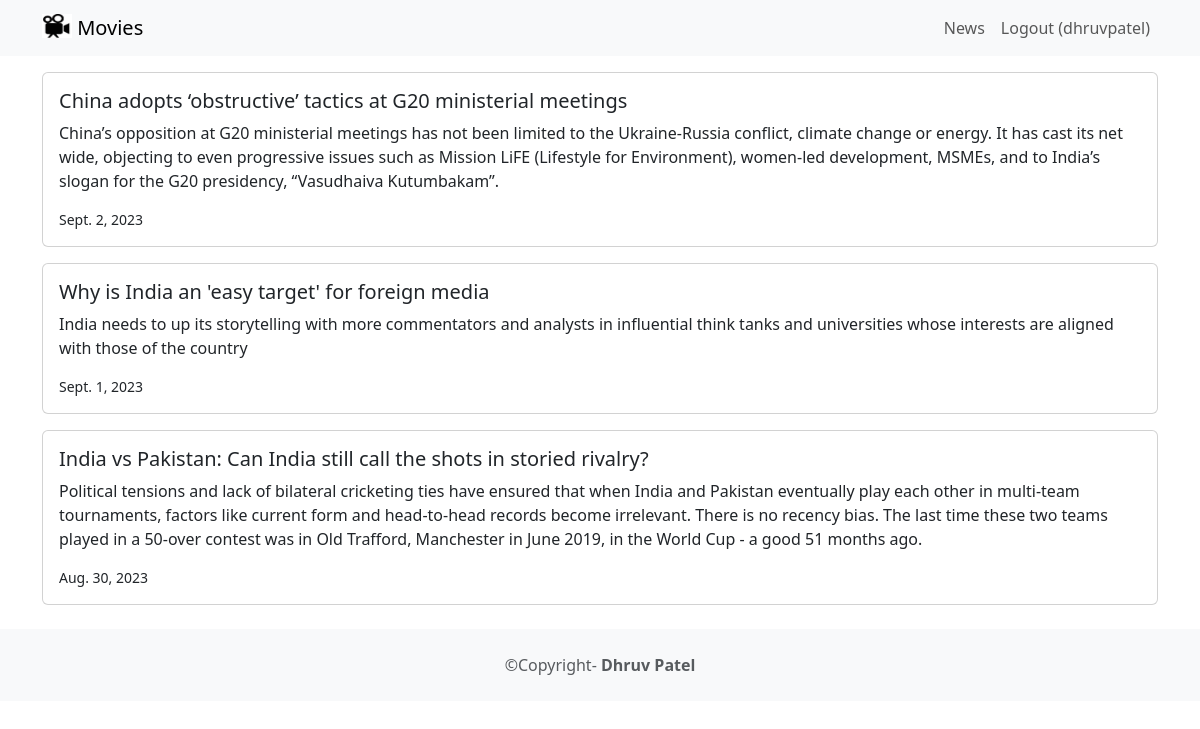
Page /news/ (signed in) on the committed database.
### news/models.py (models this page shows, shortened)
class News(models.Model):
    headline=models.CharField(max_length=100)
    body=models.TextField()
    date=models.DateField()

### news/views.py (the view)
# urls.py: path("",include('news.urls')),
def news(request):
    news=News.objects.all()
    return render(request,'news.html',{'news':news})

### news/templates/news.html
{% extends 'base.html' %}
{% block content %}
        {% for n in news %}
            <div class="card mb-3">
                <div class="row g-0">
                    <div>
                        <div class="card-body">
                            <h5 class="card-title">{{ n.headline }} </h5>
                            <p class="card-text">{{ n.body }}</p>
                            <p class="card-text">
                                <small class="card-text">
                                    {{ n.date }}
                                </small>
                            </p>
                        </div>
                    </div>
                </div>
            </div>
            {% endfor %}
    {% endblock %}

### movie/templates/base.html (shortened to what this page needs)
<html>
    <head>
        <link href="https://cdn.jsdelivr.net/npm/bootstrap@5.3.1/dist/css/bootstrap.min.css" rel="stylesheet">
    </head>
    <body>
        <nav class="navbar navbar-expand-lg navbar-light bg-light mb-3">
            <div class="container">
                <a class="navbar-brand" href="{% url 'home' %}">
                    {% load static %}
                    <img src="{% static 'images/download.jpeg' %}" alt="" width="30" height="24"
                    class="d-inline-block align-text-top"/>
                    Movies</a>
            <div class="collapse navbar-collapse" id="navbarNavAltMarkup">
                <div class="navbar-nav ms-auto">
                    <a class="nav-link" href="{% url 'news' %}">News</a>
                    {% if user.is_authenticated %}
                    <a class="nav-link" href="{% url 'logoutaccount' %}">
                        Logout ({{ user.username }})
                    </a>
                    {% else %}
                    <a class="nav-link" href="{% url 'loginaccount' %}">Login</a>
                    <a class="nav-link" href="{% url 'signupaccount' %}">Sign Up</a>
                    {% endif %}
                </div>
            </div>
        </div>
        </nav>
        <div class="container">
            {% block content %}
            {% endblock %}
        </div>
        <footer class="text-center text-lg-smart bg-light text-muted mt-4">
            <div class="text-center p-4">
                    ©Copyright-
                <a class="text-reset fw-bold text-decoration-none target=_blank" href="#">Dhruv Patel</a>
            </div>
        </footer>
    </body>
</html>

### rows in the picture
News: headline "China adopts ‘obstructive’ tactics at G20 ministerial meetings", body "China’s opposition at G20 ministerial meetings has not been limited to the Ukraine-Russia conflict, climate change or energy. It has cast its net wide, objecting to even progressive issues such as Mission LiFE (Lifestyle for Environment), women-led development, MSMEs, and to India’s slogan for the G20 presidency, “Vasudhaiva Kutumbakam”.", date "Sept. 2, 2023"
News: headline "Why is India an 'easy target' for foreign media", body "India needs to up its storytelling with more commentators and analysts in influential think tanks and universities whose interests are aligned with those of the country", date "Sept. 1, 2023"
News: headline "India vs Pakistan: Can India still call the shots in storied rivalry?", body "Political tensions and lack of bilateral cricketing ties have ensured that when India and Pakistan eventually play each other in multi-team tournaments, factors like current form and head-to-head records become irrelevant. There is no recency bias. The last time these two teams played in a 50-over contest was in Old Trafford, Manchester in June 2019, in the World Cup - a good 51 months ago.", date "Aug. 30, 2023"

### other values in the picture
{{ user.username }} "dhruvpatel"
